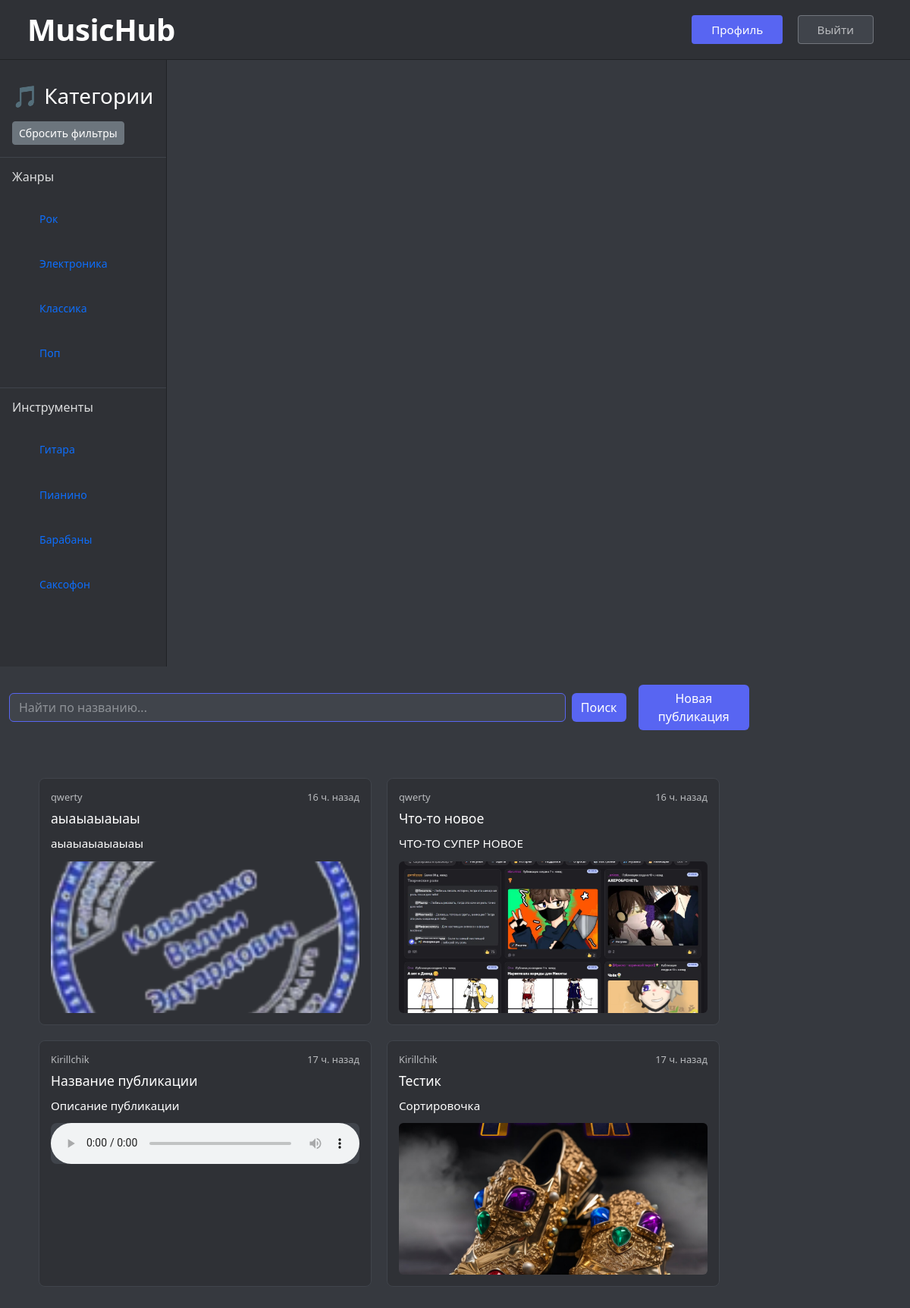
Screenshot of / (signed in) with the database file from the repository.
### app/models.py (models this page shows, shortened)
class Post(db.Model):
    id = db.Column(db.Integer, primary_key=True)
    title = db.Column(db.String(150), nullable=False)
    content = db.Column(db.Text, nullable=False)
    file_path = db.Column(db.String(300), nullable=True)
    user_id = db.Column(db.Integer, db.ForeignKey('user.id'), nullable=False)
    created_at = db.Column(db.DateTime, default=datetime.utcnow)
    author = db.relationship('User', backref=db.backref('posts', lazy=True))
    tags = db.relationship('Tag', secondary='post_tag', backref='posts')

class User(UserMixin, db.Model):
    id = db.Column(db.Integer, primary_key=True)
    username = db.Column(db.String(64), index=True, unique=True)
    email = db.Column(db.String(120), index=True, unique=True)
    password_hash = db.Column(db.String(128))
    avatar = db.Column(db.String(256), nullable=True)  # Путь к файлу аватара
    bio = db.Column(db.String(256), nullable=True)

### app/routes.py (the view)
@app.route('/')
def index():
    tag_filter = request.args.get('tag')
    search_query = request.args.get('search_query')
    page = request.args.get('page', 1, type=int)
    query = Post.query
    if tag_filter:
        query = query.join(PostTag).join(Tag).filter(Tag.name == tag_filter)
    if search_query:
        query = query.filter(Post.title.ilike(f'%{search_query}%'))
    posts = query.order_by(Post.created_at.desc()).paginate(page=page, per_page=9)
    return render_template('base.html', posts=posts, active_tag=tag_filter)

### app/__init__.py (called while the page is built)
@login_manager.user_loader
def load_user(user_id):
    return User.query.get(int(user_id))

### app/routes.py (called while the page is built)
@app.template_filter('timeago')
def timeago(date):
    now = datetime.utcnow()
    delta = now - date
    if delta.days > 365:
        return f"{delta.days // 365} г. назад"
    if delta.days > 30:
        return f"{delta.days // 30} мес. назад"
    if delta.days > 0:
        return f"{delta.days} д. назад"
    if delta.seconds > 3600:
        return f"{delta.seconds // 3600} ч. назад"
    if delta.seconds > 60:
        return f"{delta.seconds // 60} мин. назад"
    return "только что"

### app/templates/base.html (shortened to what this page needs)
<!DOCTYPE html>
<html lang="ru">
<head>
    <link href="https://cdn.jsdelivr.net/npm/bootstrap@5.3.0/dist/css/bootstrap.min.css" rel="stylesheet">
    <link rel="stylesheet" href="{{ url_for('static', filename='css/style.css') }}">
</head>
<body class="discord-theme">
    <header class="main-header">
        <div class="container-fluid">
            <div class="row align-items-center">
                <div class="col-md-6">
                    <div class="d-flex align-items-center ps-4">
                        <h1 class="site-title mb-0">MusicHub</h1>
                    </div>
                </div>
                <div class="col-md-6 text-end pe-5">
                    {% if current_user.is_authenticated %}
                        <a href="{{ url_for('profile') }}" class="auth-btn login-btn">Профиль</a>
                        <a href="{{ url_for('logout') }}" class="auth-btn register-btn">Выйти</a>
                    {% else %}
                        <a href="{{ url_for('login') }}" class="auth-btn login-btn">Войти</a>
                        <a href="{{ url_for('register') }}" class="auth-btn register-btn">Регистрация</a>
                    {% endif %}
                </div>
            </div>
        </div>
    </header>
    <div class="container-fluid">
        <div class="row">
            <nav class="col-md-2 sidebar">
                <div class="sidebar-header p-3">
                    <h3 class="text-white">🎵 Категории</h3>
                    <a href="{{ url_for('index') }}" class="btn btn-sm btn-secondary mt-2">Сбросить фильтры</a>
                </div>
                <div class="filters-section p-3">
                    <h4 class="text-white mb-3">Жанры</h4>
                    <ul class="nav flex-column">
                        {% for tag in ['Рок', 'Электроника', 'Классика', 'Поп'] %}
                            <li class="nav-item channel">
                                <a href="{{ url_for('index', tag=tag) }}"
                                   class="nav-link {% if active_tag == tag %}active-filter{% endif %}">
                                    {{ tag }}
                                </a>
                            </li>
                        {% endfor %}
                    </ul>
                </div>
                <div class="filters-section p-3">
                    <h4 class="text-white mb-3">Инструменты</h4>
                    <ul class="nav flex-column">
                        {% for tag in ['Гитара', 'Пианино', 'Барабаны', 'Саксофон'] %}
                            <li class="nav-item channel">
                                <a href="{{ url_for('index', tag=tag) }}"
                                   class="nav-link {% if active_tag == tag %}active-filter{% endif %}">
                                    {{ tag }}
                                </a>
                            </li>
                        {% endfor %}
                    </ul>
                </div>
            </nav>
            <div class="col-md-10 main-content">
                {% if current_user.is_authenticated %}
                    <div class="search-create-container py-4">
                        <div class="d-flex align-items-center gap-3">
                            <form method="GET" action="{{ url_for('index') }}" class="d-flex w-100">
                                <input type="text"
                                       class="form-control discord-search"
                                       name="search_query"
                                       placeholder="Найти по названию..."
                                       value="{{ request.args.get('search_query', '') }}">
                                <button type="submit" class="btn discord-btn primary ms-2">Поиск</button>
                            </form>
                            <a href="{{ url_for('create_post') }}" class="btn discord-btn primary">Новая публикация</a>
                        </div>
                    </div>
                    <div class="posts-container p-4">
                        {% if posts %}
                            <div class="posts-grid">
                                {% for post in posts %}
                                    <div class="post-card">
                                        <div class="post-header">
                                            <div class="post-meta">
                                                <span class="post-author">
                                                    {{ post.author.username }}
                                                </span>
                                                <span class="post-date">{{ post.created_at|timeago }}</span>
                                            </div>
                                            <h2 class="post-title">{{ post.title }}</h2>
                                        </div>
                                        <div class="post-content">
                                            {{ post.content|safe }}
                                            <div class="post-media">
                                                {% if post.file_path %}
                                                    {% if post.file_path.lower().endswith(('.png', '.jpg', '.jpeg', '.gif')) %}
                                                        <img src="{{ url_for('static', filename=post.file_path) }}"
                                                             class="post-image"
                                                             alt="Изображение"
                                                             style="cursor: pointer">
                                                    {% elif post.file_path.lower().endswith(('.mp3', '.wav', '.ogg')) %}
                                                        <audio controls class="post-audio">
                                                            <source src="{{ url_for('static', filename=post.file_path) }}">
                                                        </audio>
                                                    {% endif %}
                                                {% endif %}
                                            </div>
                                        </div>
                                    </div>
                                {% endfor %}
                            </div>
                        {% else %}
                            <p class="text-white">Нет публикаций по выбранному фильтру</p>
                        {% endif %}
                    </div>
                {% else %}
                    <div class="welcome-header text-center py-5">
                        <h2 class="welcome-title">Добро пожаловать на MusicHub</h2>
                        <p class="welcome-subtitle">Ваша платформа для творческого самовыражения</p>
                    </div>
                {% endif %}
            </div>
        </div>
    </div>
</body>
</html>

### app/static/css/style.css (style rules this page uses)
.discord-theme { background-color: #36393f; min-height: 100vh; }
.main-header { background-color: #2f3136; border-bottom: 1px solid #202225; padding: 15px 0; }
.site-title { color: #ffffff; font-size: 2.5rem; font-weight: 700; letter-spacing: -0.5px; }
.sidebar { background-color: #2f3136; width: 220px; min-height: 100vh; border-right: 1px solid #202225; padding: 15px 0; }
.channel { color: #b9bbbe; padding: 8px 20px; margin: 3px 0; font-size: 0.88rem; border-radius: 4px; transition: 0.3s; }
.filters-section { padding: 15px 20px; border-top: 1px solid #40444b; }
.filters-section h4 { color: #dcddde !important; font-size: 1rem; font-weight: 500; margin-bottom: 12px; }
.auth-btn { padding: 8px 25px; border-radius: 4px; font-size: 0.95rem; text-decoration: none; transition: all 0.3s ease; margin-left: 15px; border: 1px solid transparent; }
.login-btn { background-color: #5865f2; color: white !important; }
.register-btn { background-color: #40444b; color: #b9bbbe !important; border-color: #72767d; }
.discord-search { background: #40444b !important; border: 1px solid #5865F2 !important; color: #ffffff !important; transition: all 0.2s ease; }
.discord-search::placeholder { color: #8e9297 !important; }
.discord-btn.primary { background-color: #5865F2 !important; color: white !important; transition: all 0.2s ease; border: none; }
.posts-grid { display: grid; grid-template-columns: repeat(3, 1fr); gap: 20px; padding: 15px; }
.post-card { background: #2f3136; border: 1px solid #40444b; border-radius: 8px; padding: 15px; transition: transform 0.2s; }
.post-header { margin-bottom: 12px; }
.post-title { color: #fff; font-size: 1.1rem; margin: 8px 0; }
.post-meta { display: flex; justify-content: space-between; color: #72767d; font-size: 0.8rem; }
.post-media { margin-top: 12px; border-radius: 6px; overflow: hidden; }
.post-image { width: 100%; height: 200px; object-fit: cover; border-radius: 4px; }
.post-audio { width: 100%; background: #40444b; border-radius: 8px; }
@media (max-width: 1200px) { .posts-grid { grid-template-columns: repeat(2, 1fr); } }
.post-content { color: #fff !important; font-size: 0.95rem; line-height: 1.4; }
.post-meta { color: #b9bbbe !important; }

### app/templates/base.html (style rules this page uses)
.discord-btn.primary { background-color: #5865F2 !important; color: white !important; transition: all 0.2s ease; border: none; }

### rows the page displays
Post: author.username "qwerty", created_at "16 ч. назад", title "аыаыаыаыаы", content "аыаыаыаыаыаы", file_path (picture)
Post: author.username "qwerty", created_at "16 ч. назад", title "Что-то новое", content "ЧТО-ТО СУПЕР НОВОЕ", file_path (picture)
Post: author.username "Kirillchik", created_at "17 ч. назад", title "Название публикации", content "Описание публикации"
Post: author.username "Kirillchik", created_at "17 ч. назад", title "Тестик", content "Сортировочка", file_path (picture)

### other values shown
{{ tag }} "Рок" "Электроника" "Классика" "Поп"
{{ tag }} "Гитара" "Пианино" "Барабаны" "Саксофон"
